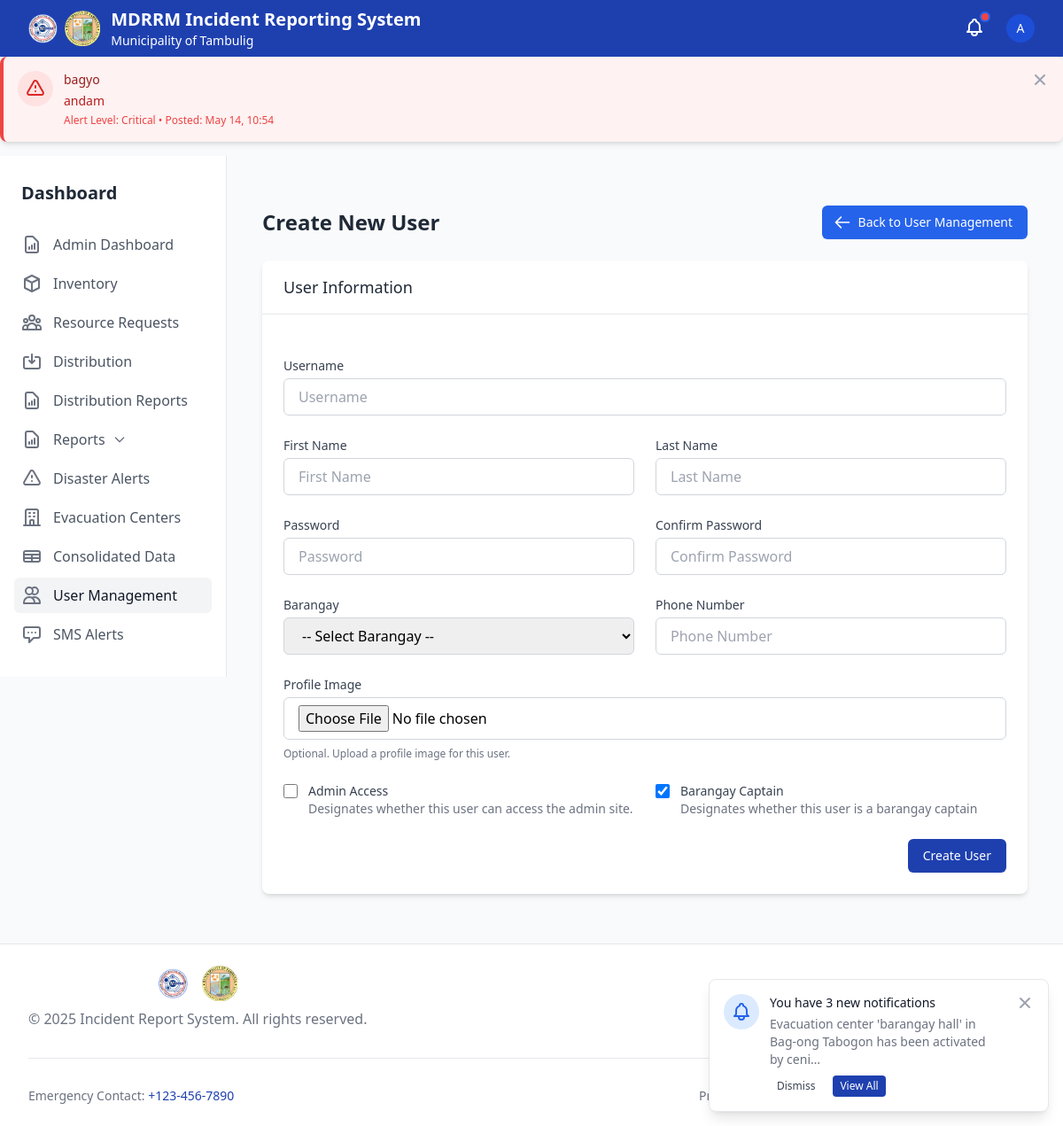
The app's page /users/create/ (signed in) with its own data.
### disaster_aid/models.py (models this page shows, shortened)
class DisasterAlert(models.Model):
    SEVERITY_CHOICES = (
        ('low', 'Low'),
        ('medium', 'Medium'),
        ('high', 'High'),
        ('critical', 'Critical'),
    )
    title = models.CharField(max_length=255)
    message = models.TextField()
    severity = models.CharField(max_length=20, choices=SEVERITY_CHOICES, default='medium')
    created_by = models.ForeignKey(User, on_delete=models.CASCADE, related_name='created_alerts')
    created_at = models.DateTimeField(default=timezone.now)
    is_active = models.BooleanField(default=True)
    class Meta:
        ordering = ['-created_at']

class UserNotification(models.Model):
    NOTIFICATION_TYPES = (
        ('incident_verified', 'Incident Verified'),
        ('incident_denied', 'Incident Denied'),
        ('resource_approved', 'Resource Request Approved'),
        ('resource_fulfilled', 'Resource Request Fulfilled'),
        ('evacuation_activated', 'Evacuation Center Activated'),
        ('evacuation_update', 'Evacuation Center Update'),
    )
    user = models.ForeignKey(User, on_delete=models.CASCADE, related_name='notifications')
    notification_type = models.CharField(max_length=50, choices=NOTIFICATION_TYPES)
    title = models.CharField(max_length=255)
    message = models.TextField()
    incident = models.ForeignKey(IncidentReport, on_delete=models.CASCADE, null=True, blank=True)
    evacuation_center = models.ForeignKey(EvacuationCenter, on_delete=models.CASCADE, null=True, blank=True)
    created_at = models.DateTimeField(default=timezone.now)
    is_read = models.BooleanField(default=False)
    class Meta:
        ordering = ['-created_at']

### disaster_aid/views.py (the view)
# urls.py: path('users/create/', create_user, name='create_user'),
@staff_member_required
def create_user(request):
    if request.method == 'POST':
        form = AdminUserCreationForm(request.POST, request.FILES)
        if form.is_valid():
            user = form.save()
            messages.success(request, f"User '{user.username}' has been created successfully.")
            return redirect('user_management')
        else:
            for field, errors in form.errors.items():
                for error in errors:
                    messages.error(request, f"{field}: {error}")
    else:
        form = AdminUserCreationForm()
    context = {
        'form': form,
        'title': 'Create New User',
    }
    return render(request, 'users/user_form.html', context)

### disaster_aid/context_processors.py (called while the page is built)
def sms_modal_data(request):
    context = {
        'barangays': [],
        'reporter_profiles': [],
    }
    if request.user.is_authenticated and request.user.is_staff:
        barangays = Barangay.objects.all().select_related('municipality').order_by('name')
        reporter_profiles = ReporterProfile.objects.filter(
            phone_number__isnull=False
        ).exclude(
            phone_number=''
        ).select_related('user', 'barangay')
        context.update({
            'barangays': barangays,
            'reporter_profiles': reporter_profiles,
        })
    return context

### disaster_aid/models.py (called while the page is built)
    def __str__(self):
        return f"{self.name}, {self.municipality.name}"

### templates/users/user_form.html (shortened to what this page needs)
{% extends 'base.html' %}
{% block content %}
<div class="container mx-auto px-4 py-8">
    <div class="flex justify-between items-center mb-6">
        <h1 class="text-2xl font-bold text-gray-800">{{ title }}</h1>
        <a href="{% url 'user_management' %}" class="inline-flex items-center px-4 py-2 border border-transparent text-sm font-medium rounded-md shadow-sm text-white bg-blue-600 hover:bg-blue-700 focus:outline-none focus:ring-2 focus:ring-offset-2 focus:ring-blue-500">
            <svg class="mr-2 -ml-1 h-5 w-5" xmlns="http://www.w3.org/2000/svg" fill="none" viewBox="0 0 24 24" stroke="currentColor">
                <path stroke-linecap="round" stroke-linejoin="round" stroke-width="2" d="M10 19l-7-7m0 0l7-7m-7 7h18" />
            </svg>
            Back to User Management
        </a>
    </div>
    <div class="bg-white shadow-md rounded-lg overflow-hidden">
        <div class="px-6 py-4 border-b border-gray-200">
            <h2 class="text-lg font-medium text-gray-800">User Information</h2>
        </div>
        <div class="p-6">
            <form method="post" enctype="multipart/form-data" class="space-y-6">
                <div>
                    <label for="{{ form.username.id_for_label }}" class="block text-sm font-medium text-gray-700">Username</label>
                    <div class="mt-1">
                        {{ form.username }}
                    </div>
                </div>
                <div class="grid grid-cols-1 md:grid-cols-2 gap-6">
                    <div>
                        <label for="{{ form.first_name.id_for_label }}" class="block text-sm font-medium text-gray-700">First Name</label>
                        <div class="mt-1">
                            {{ form.first_name }}
                        </div>
                    </div>
                    <div>
                        <label for="{{ form.last_name.id_for_label }}" class="block text-sm font-medium text-gray-700">Last Name</label>
                        <div class="mt-1">
                            {{ form.last_name }}
                        </div>
                    </div>
                </div>
                <div class="grid grid-cols-1 md:grid-cols-2 gap-6">
                    <div>
                        <label for="{{ form.password1.id_for_label }}" class="block text-sm font-medium text-gray-700">Password</label>
                        <div class="mt-1">
                            {{ form.password1 }}
                        </div>
                    </div>
                    <div>
                        <label for="{{ form.password2.id_for_label }}" class="block text-sm font-medium text-gray-700">Confirm Password</label>
                        <div class="mt-1">
                            {{ form.password2 }}
                        </div>
                    </div>
                </div>
                <div class="grid grid-cols-1 md:grid-cols-2 gap-6">
                    <div>
                        <label for="{{ form.barangay.id_for_label }}" class="block text-sm font-medium text-gray-700">Barangay</label>
                        <div class="mt-1">
                            {{ form.barangay }}
                        </div>
                    </div>
                    <div>
                        <label for="{{ form.phone_number.id_for_label }}" class="block text-sm font-medium text-gray-700">Phone Number</label>
                        <div class="mt-1">
                            {{ form.phone_number }}
                        </div>
                    </div>
                </div>
                <div>
                    <label for="{{ form.profile_image.id_for_label }}" class="block text-sm font-medium text-gray-700">Profile Image</label>
                    <div class="mt-1">
                        {{ form.profile_image }}
                    </div>
                    <p class="mt-2 text-xs text-gray-500">Optional. Upload a profile image for this user.</p>
                </div>
                <div class="grid grid-cols-1 md:grid-cols-2 gap-6">
                    <div class="flex items-start">
                        <div class="flex items-center h-5">
                            {{ form.is_staff }}
                        </div>
                        <div class="ml-3 text-sm">
                            <label for="{{ form.is_staff.id_for_label }}" class="font-medium text-gray-700">Admin Access</label>
                            <p class="text-gray-500">{{ form.is_staff.help_text }}</p>
                        </div>
                    </div>
                    <div class="flex items-start">
                        <div class="flex items-center h-5">
                            {{ form.is_barangay_captain }}
                        </div>
                        <div class="ml-3 text-sm">
                            <label for="{{ form.is_barangay_captain.id_for_label }}" class="font-medium text-gray-700">Barangay Captain</label>
                            <p class="text-gray-500">{{ form.is_barangay_captain.help_text }}</p>
                        </div>
                    </div>
                </div>
                <div class="flex justify-end">
                    <button type="submit" class="inline-flex justify-center py-2 px-4 border border-transparent shadow-sm text-sm font-medium rounded-md text-white bg-primary hover:bg-primary-dark focus:outline-none focus:ring-2 focus:ring-offset-2 focus:ring-primary">
                        Create User
                    </button>
                </div>
            </form>
        </div>
    </div>
</div>
{% endblock %}

### templates/components/navbar.html (shortened to what this page needs)
<nav class="bg-primary text-white shadow-md" x-data="{ mobileMenuOpen: false }">
    <div class="max-w-7xl mx-auto px-4 sm:px-6 lg:px-8">
        <div class="flex justify-between h-16">
            <div class="flex">
                <div class="flex-shrink-0 flex items-center space-x-3">
                    <div class="flex items-center space-x-2">
                        <img src="/static/logo/mdrrmc_logo.png" alt="MDRRMC Logo" class="h-10 w-auto">
                        <img src="/static/logo/lgu_logo.png" alt="LGU Logo" class="h-10 w-auto">
                    </div>
                    <div class="flex flex-col">
                        <a href="{% url 'home' %}" class="font-bold text-xl">MDRRM Incident Reporting System</a>
                        <span class="text-sm">Municipality of Tambulig</span>
                    </div>
                </div>
            </div>
            <div class="flex items-center">
                {% include 'components/notifications.html' %}
                {% if user.is_authenticated %}
                <div class="ml-3 relative" x-data="{ open: false }">
                    <div class="flex items-center">
                        <button @click="open = !open" class="flex text-sm rounded-full focus:outline-none focus:ring-2 focus:ring-offset-2 focus:ring-offset-blue-800 focus:ring-white">
                            {% if user.reporterprofile.profile_image %}
                            <img class="h-8 w-8 rounded-full object-cover" src="{{ user.reporterprofile.profile_image.url }}" alt="{{ user.username }}">
                            {% else %}
                            <div class="h-8 w-8 rounded-full bg-blue-700 flex items-center justify-center">
                                <span class="text-sm font-medium">{{ user.username|first|upper }}</span>
                            </div>
                            {% endif %}
                        </button>
                    </div>
                </div>
                {% endif %}
            </div>
        </div>
    </div>
</nav>

### templates/components/disaster_alert.html (shortened to what this page needs)
{% if has_active_alerts %}
<div id="disaster-alerts-container" class="w-full">
    {% for alert in active_disaster_alerts %}
    <div id="disaster-alert-{{ alert.id }}"
         x-data="{ show: true }"
         x-show="show"
         class="disaster-alert mb-4 p-4 rounded-lg shadow-md border-l-4 {% if alert.severity == 'critical' %}bg-red-50 border-red-500{% elif alert.severity == 'high' %}bg-orange-50 border-orange-500{% elif alert.severity == 'medium' %}bg-yellow-50 border-yellow-500{% else %}bg-blue-50 border-blue-500{% endif %}">
        <div class="flex items-start">
            <div class="flex-shrink-0">
                {% if alert.severity == 'critical' %}
                <span class="inline-flex items-center justify-center h-10 w-10 rounded-full bg-red-100">
                </span>
                {% endif %}
            </div>
            <div class="ml-3 w-0 flex-1">
                <div class="flex justify-between items-start">
                    <div>
                        <p class="text-sm font-medium {% if alert.severity == 'critical' %}text-red-800{% elif alert.severity == 'high' %}text-orange-800{% elif alert.severity == 'medium' %}text-yellow-800{% else %}text-blue-800{% endif %}">
                            {{ alert.title }}
                        </p>
                        <p class="mt-1 text-sm {% if alert.severity == 'critical' %}text-red-700{% elif alert.severity == 'high' %}text-orange-700{% elif alert.severity == 'medium' %}text-yellow-700{% else %}text-blue-700{% endif %}">
                            {{ alert.message }}
                        </p>
                        <p class="mt-1 text-xs {% if alert.severity == 'critical' %}text-red-500{% elif alert.severity == 'high' %}text-orange-500{% elif alert.severity == 'medium' %}text-yellow-500{% else %}text-blue-500{% endif %}">
                            Alert Level: {{ alert.get_severity_display }} • Posted: {{ alert.created_at|date:"M d, H:i" }}
                        </p>
                    </div>
                    <div class="ml-4 flex-shrink-0 flex">
                        <button @click="show = false; hideAlert('{{ alert.id }}')" class="inline-flex text-gray-400 focus:outline-none focus:text-gray-500 transition ease-in-out duration-150">
                        </button>
                    </div>
                </div>
            </div>
        </div>
    </div>
    {% endfor %}
</div>
{% endif %}

### templates/components/notification_toast.html (shortened to what this page needs)
{% if user.is_authenticated and has_user_notifications %}
<div x-data="{ show: true }"
     x-init="setTimeout(() => show = false, 8000)"
     x-show="show"
     x-transition:enter="transform ease-out duration-300 transition"
     x-transition:enter-start="translate-y-2 opacity-0 sm:translate-y-0 sm:translate-x-2"
     x-transition:enter-end="translate-y-0 opacity-100 sm:translate-x-0"
     x-transition:leave="transition ease-in duration-100"
     x-transition:leave-start="opacity-100"
     x-transition:leave-end="opacity-0"
     class="fixed bottom-0 right-0 mb-4 mr-4 w-full max-w-sm bg-white border border-gray-200 rounded-lg shadow-lg overflow-hidden z-50">
    <div class="p-4">
        <div class="flex items-start">
            <div class="flex-shrink-0">
                {% with first_notification=user_notifications.0 %}
                {% if first_notification.notification_type == 'incident_verified' %}
                <span class="inline-flex items-center justify-center h-10 w-10 rounded-full bg-green-100">
                    <svg class="h-6 w-6 text-green-600" xmlns="http://www.w3.org/2000/svg" fill="none" viewBox="0 0 24 24" stroke="currentColor">
                        <path stroke-linecap="round" stroke-linejoin="round" stroke-width="2" d="M5 13l4 4L19 7" />
                    </svg>
                </span>
                {% else %}
                <span class="inline-flex items-center justify-center h-10 w-10 rounded-full bg-blue-100">
                </span>
                {% endif %}
                {% endwith %}
            </div>
            <div class="ml-3 w-0 flex-1">
                <p class="text-sm font-medium text-gray-900">
                    You have {{ unread_user_notifications_count }} new notification{{ unread_user_notifications_count|pluralize }}
                </p>
                <p class="mt-1 text-sm text-gray-500">
                    {% with first_notification=user_notifications.0 %}
                    {{ first_notification.message|truncatechars:80 }}
                    {% endwith %}
                </p>
                <div class="mt-2 flex space-x-3">
                    <button @click="show = false" class="bg-white text-gray-700 px-2 py-1 rounded text-xs font-medium hover:bg-gray-50 focus:outline-none focus:ring-2 focus:ring-offset-2 focus:ring-primary">
                        Dismiss
                    </button>
                    <button @click="document.querySelector('.user-notification-button').click(); show = false" class="bg-primary text-white px-2 py-1 rounded text-xs font-medium hover:bg-blue-700 focus:outline-none focus:ring-2 focus:ring-offset-2 focus:ring-primary">
                        View All
                    </button>
                </div>
            </div>
            <div class="ml-4 flex-shrink-0 flex">
                <button @click="show = false" class="bg-white rounded-md inline-flex text-gray-400 hover:text-gray-500 focus:outline-none focus:ring-2 focus:ring-offset-2 focus:ring-primary">
                </button>
            </div>
        </div>
    </div>
</div>
{% endif %}

### records on screen
DisasterAlert: title "bagyo", message "andam", severity "Critical", created_at "May 14, 10:54"
UserNotification: message "Evacuation center 'barangay hall' in Bag-ong Tabogon has been activated by ceni…"

### other values on screen
{{ user.username|first|upper }} "A"
{{ title }} "Create New User"
{{ unread_user_notifications_count }} "3"
